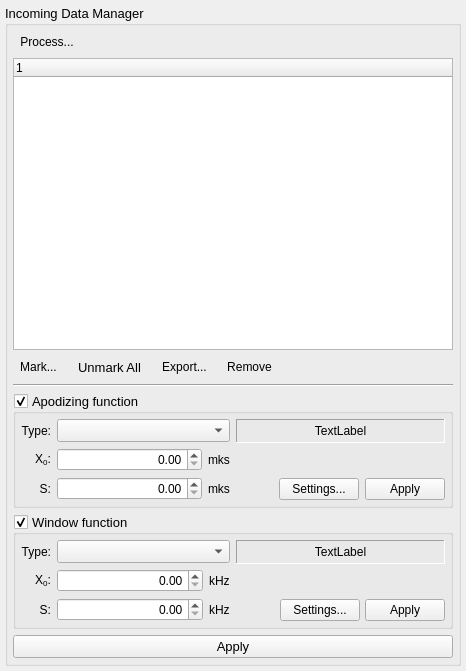
<?xml version="1.0" encoding="UTF-8"?>
<ui version="4.0">
 <class>PlottedDataManager</class>
 <widget class="QWidget" name="PlottedDataManager">
  <property name="geometry">
   <rect>
    <x>0</x>
    <y>0</y>
    <width>466</width>
    <height>671</height>
   </rect>
  </property>
  <property name="windowTitle">
   <string>Plotted Data Manager</string>
  </property>
  <layout class="QGridLayout" name="gridLayout_2">
   <property name="leftMargin">
    <number>5</number>
   </property>
   <property name="topMargin">
    <number>5</number>
   </property>
   <property name="rightMargin">
    <number>5</number>
   </property>
   <property name="bottomMargin">
    <number>5</number>
   </property>
   <item row="0" column="0">
    <widget class="QGroupBox" name="gbxDatasets">
     <property name="font">
      <font>
       <pointsize>10</pointsize>
      </font>
     </property>
     <property name="title">
      <string>Incoming Data Manager</string>
     </property>
     <property name="flat">
      <bool>false</bool>
     </property>
     <layout class="QGridLayout" name="gridLayout_4">
      <property name="leftMargin">
       <number>5</number>
      </property>
      <property name="topMargin">
       <number>5</number>
      </property>
      <property name="rightMargin">
       <number>5</number>
      </property>
      <property name="bottomMargin">
       <number>5</number>
      </property>
      <item row="4" column="0">
       <widget class="QGroupBox" name="gbxTimeWin">
        <property name="minimumSize">
         <size>
          <width>0</width>
          <height>0</height>
         </size>
        </property>
        <property name="title">
         <string>Apodizing function</string>
        </property>
        <property name="checkable">
         <bool>true</bool>
        </property>
        <property name="checked">
         <bool>true</bool>
        </property>
        <layout class="QGridLayout" name="gridLayout_6">
         <property name="leftMargin">
          <number>5</number>
         </property>
         <property name="topMargin">
          <number>5</number>
         </property>
         <property name="rightMargin">
          <number>5</number>
         </property>
         <property name="bottomMargin">
          <number>5</number>
         </property>
         <item row="0" column="0">
          <layout class="QGridLayout" name="gridLayout">
           <item row="0" column="0">
            <widget class="QLabel" name="label">
             <property name="font">
              <font>
               <pointsize>9</pointsize>
              </font>
             </property>
             <property name="text">
              <string>Type:</string>
             </property>
             <property name="alignment">
              <set>Qt::AlignRight|Qt::AlignTrailing|Qt::AlignVCenter</set>
             </property>
            </widget>
           </item>
           <item row="0" column="1">
            <widget class="QComboBox" name="cboxTypeTime">
             <property name="sizePolicy">
              <sizepolicy hsizetype="MinimumExpanding" vsizetype="Fixed">
               <horstretch>0</horstretch>
               <verstretch>0</verstretch>
              </sizepolicy>
             </property>
            </widget>
           </item>
           <item row="1" column="0">
            <widget class="QLabel" name="lblX0Time">
             <property name="font">
              <font>
               <pointsize>9</pointsize>
              </font>
             </property>
             <property name="text">
              <string>X&lt;sub&gt;0&lt;/sub&gt;:</string>
             </property>
             <property name="alignment">
              <set>Qt::AlignRight|Qt::AlignTrailing|Qt::AlignVCenter</set>
             </property>
            </widget>
           </item>
           <item row="1" column="1">
            <layout class="QHBoxLayout" name="horizontalLayout_3">
             <item>
              <widget class="QDoubleSpinBox" name="dsbxX0Time">
               <property name="sizePolicy">
                <sizepolicy hsizetype="MinimumExpanding" vsizetype="Fixed">
                 <horstretch>0</horstretch>
                 <verstretch>0</verstretch>
                </sizepolicy>
               </property>
               <property name="font">
                <font>
                 <pointsize>9</pointsize>
                </font>
               </property>
               <property name="alignment">
                <set>Qt::AlignRight|Qt::AlignTrailing|Qt::AlignVCenter</set>
               </property>
               <property name="maximum">
                <double>9999.989999999999782</double>
               </property>
              </widget>
             </item>
             <item>
              <widget class="QLabel" name="label_3">
               <property name="font">
                <font>
                 <pointsize>9</pointsize>
                </font>
               </property>
               <property name="text">
                <string>mks</string>
               </property>
              </widget>
             </item>
            </layout>
           </item>
           <item row="2" column="0">
            <widget class="QLabel" name="lblSigmaTime">
             <property name="font">
              <font>
               <pointsize>9</pointsize>
              </font>
             </property>
             <property name="text">
              <string>S:</string>
             </property>
             <property name="alignment">
              <set>Qt::AlignRight|Qt::AlignTrailing|Qt::AlignVCenter</set>
             </property>
            </widget>
           </item>
           <item row="2" column="1">
            <layout class="QHBoxLayout" name="horizontalLayout_4">
             <item>
              <widget class="QDoubleSpinBox" name="dsbxSigmaTime">
               <property name="sizePolicy">
                <sizepolicy hsizetype="MinimumExpanding" vsizetype="Fixed">
                 <horstretch>0</horstretch>
                 <verstretch>0</verstretch>
                </sizepolicy>
               </property>
               <property name="font">
                <font>
                 <pointsize>9</pointsize>
                </font>
               </property>
               <property name="alignment">
                <set>Qt::AlignRight|Qt::AlignTrailing|Qt::AlignVCenter</set>
               </property>
               <property name="maximum">
                <double>9999.989999999999782</double>
               </property>
              </widget>
             </item>
             <item>
              <widget class="QLabel" name="label_5">
               <property name="font">
                <font>
                 <pointsize>9</pointsize>
                </font>
               </property>
               <property name="text">
                <string>mks</string>
               </property>
              </widget>
             </item>
            </layout>
           </item>
          </layout>
         </item>
         <item row="0" column="1">
          <layout class="QGridLayout" name="gridLayout_5">
           <item row="2" column="0">
            <layout class="QHBoxLayout" name="horizontalLayout_5">
             <item>
              <spacer name="horizontalSpacer_3">
               <property name="orientation">
                <enum>Qt::Horizontal</enum>
               </property>
               <property name="sizeHint" stdset="0">
                <size>
                 <width>40</width>
                 <height>20</height>
                </size>
               </property>
              </spacer>
             </item>
             <item>
              <widget class="QPushButton" name="pbtSettingsTime">
               <property name="font">
                <font>
                 <pointsize>9</pointsize>
                </font>
               </property>
               <property name="text">
                <string>Settings...</string>
               </property>
               <property name="flat">
                <bool>false</bool>
               </property>
              </widget>
             </item>
             <item>
              <widget class="QPushButton" name="pbtApplyWinTime">
               <property name="font">
                <font>
                 <pointsize>9</pointsize>
                </font>
               </property>
               <property name="text">
                <string>Apply</string>
               </property>
               <property name="flat">
                <bool>false</bool>
               </property>
              </widget>
             </item>
            </layout>
           </item>
           <item row="0" column="0">
            <widget class="QLabel" name="lblTimeWinFormula">
             <property name="sizePolicy">
              <sizepolicy hsizetype="MinimumExpanding" vsizetype="Preferred">
               <horstretch>0</horstretch>
               <verstretch>0</verstretch>
              </sizepolicy>
             </property>
             <property name="font">
              <font>
               <pointsize>9</pointsize>
              </font>
             </property>
             <property name="frameShape">
              <enum>QFrame::Panel</enum>
             </property>
             <property name="frameShadow">
              <enum>QFrame::Sunken</enum>
             </property>
             <property name="text">
              <string>TextLabel</string>
             </property>
             <property name="alignment">
              <set>Qt::AlignCenter</set>
             </property>
            </widget>
           </item>
           <item row="1" column="0">
            <widget class="QLabel" name="label_7">
             <property name="text">
              <string/>
             </property>
            </widget>
           </item>
          </layout>
         </item>
        </layout>
       </widget>
      </item>
      <item row="5" column="0">
       <widget class="QGroupBox" name="gbxFreqWin">
        <property name="minimumSize">
         <size>
          <width>0</width>
          <height>0</height>
         </size>
        </property>
        <property name="title">
         <string>Window function</string>
        </property>
        <property name="checkable">
         <bool>true</bool>
        </property>
        <property name="checked">
         <bool>true</bool>
        </property>
        <layout class="QGridLayout" name="gridLayout_8">
         <property name="leftMargin">
          <number>5</number>
         </property>
         <property name="topMargin">
          <number>5</number>
         </property>
         <property name="rightMargin">
          <number>5</number>
         </property>
         <property name="bottomMargin">
          <number>5</number>
         </property>
         <item row="0" column="0">
          <layout class="QGridLayout" name="gridLayout_3">
           <item row="0" column="0">
            <widget class="QLabel" name="label_2">
             <property name="font">
              <font>
               <pointsize>9</pointsize>
              </font>
             </property>
             <property name="text">
              <string>Type:</string>
             </property>
             <property name="alignment">
              <set>Qt::AlignRight|Qt::AlignTrailing|Qt::AlignVCenter</set>
             </property>
            </widget>
           </item>
           <item row="0" column="1">
            <widget class="QComboBox" name="cboxTypeFreq">
             <property name="sizePolicy">
              <sizepolicy hsizetype="MinimumExpanding" vsizetype="Fixed">
               <horstretch>0</horstretch>
               <verstretch>0</verstretch>
              </sizepolicy>
             </property>
            </widget>
           </item>
           <item row="1" column="0">
            <widget class="QLabel" name="lblX0Freq">
             <property name="font">
              <font>
               <pointsize>9</pointsize>
              </font>
             </property>
             <property name="text">
              <string>X&lt;sub&gt;0&lt;/sub&gt;:</string>
             </property>
             <property name="alignment">
              <set>Qt::AlignRight|Qt::AlignTrailing|Qt::AlignVCenter</set>
             </property>
            </widget>
           </item>
           <item row="1" column="1">
            <layout class="QHBoxLayout" name="horizontalLayout_6">
             <item>
              <widget class="QDoubleSpinBox" name="dsbxX0Freq">
               <property name="sizePolicy">
                <sizepolicy hsizetype="MinimumExpanding" vsizetype="Fixed">
                 <horstretch>0</horstretch>
                 <verstretch>0</verstretch>
                </sizepolicy>
               </property>
               <property name="font">
                <font>
                 <pointsize>9</pointsize>
                </font>
               </property>
               <property name="alignment">
                <set>Qt::AlignRight|Qt::AlignTrailing|Qt::AlignVCenter</set>
               </property>
               <property name="maximum">
                <double>9999.989999999999782</double>
               </property>
              </widget>
             </item>
             <item>
              <widget class="QLabel" name="label_4">
               <property name="font">
                <font>
                 <pointsize>9</pointsize>
                </font>
               </property>
               <property name="text">
                <string>kHz</string>
               </property>
              </widget>
             </item>
            </layout>
           </item>
           <item row="2" column="0">
            <widget class="QLabel" name="lblSigmaFreq">
             <property name="font">
              <font>
               <pointsize>9</pointsize>
              </font>
             </property>
             <property name="text">
              <string>S:</string>
             </property>
             <property name="alignment">
              <set>Qt::AlignRight|Qt::AlignTrailing|Qt::AlignVCenter</set>
             </property>
            </widget>
           </item>
           <item row="2" column="1">
            <layout class="QHBoxLayout" name="horizontalLayout_7">
             <item>
              <widget class="QDoubleSpinBox" name="dsbxSigmaFreq">
               <property name="sizePolicy">
                <sizepolicy hsizetype="MinimumExpanding" vsizetype="Fixed">
                 <horstretch>0</horstretch>
                 <verstretch>0</verstretch>
                </sizepolicy>
               </property>
               <property name="font">
                <font>
                 <pointsize>9</pointsize>
                </font>
               </property>
               <property name="alignment">
                <set>Qt::AlignRight|Qt::AlignTrailing|Qt::AlignVCenter</set>
               </property>
               <property name="maximum">
                <double>9999.989999999999782</double>
               </property>
              </widget>
             </item>
             <item>
              <widget class="QLabel" name="label_6">
               <property name="font">
                <font>
                 <pointsize>9</pointsize>
                </font>
               </property>
               <property name="text">
                <string>kHz</string>
               </property>
              </widget>
             </item>
            </layout>
           </item>
          </layout>
         </item>
         <item row="0" column="1">
          <layout class="QGridLayout" name="gridLayout_7">
           <item row="0" column="0">
            <widget class="QLabel" name="lblFreqWinFormula">
             <property name="sizePolicy">
              <sizepolicy hsizetype="MinimumExpanding" vsizetype="Preferred">
               <horstretch>0</horstretch>
               <verstretch>0</verstretch>
              </sizepolicy>
             </property>
             <property name="font">
              <font>
               <pointsize>9</pointsize>
              </font>
             </property>
             <property name="frameShape">
              <enum>QFrame::Panel</enum>
             </property>
             <property name="frameShadow">
              <enum>QFrame::Sunken</enum>
             </property>
             <property name="text">
              <string>TextLabel</string>
             </property>
             <property name="alignment">
              <set>Qt::AlignCenter</set>
             </property>
            </widget>
           </item>
           <item row="1" column="0">
            <widget class="QLabel" name="label_8">
             <property name="text">
              <string/>
             </property>
            </widget>
           </item>
           <item row="2" column="0">
            <layout class="QHBoxLayout" name="horizontalLayout_12">
             <property name="spacing">
              <number>5</number>
             </property>
             <item>
              <spacer name="horizontalSpacer_4">
               <property name="orientation">
                <enum>Qt::Horizontal</enum>
               </property>
               <property name="sizeHint" stdset="0">
                <size>
                 <width>40</width>
                 <height>20</height>
                </size>
               </property>
              </spacer>
             </item>
             <item>
              <widget class="QPushButton" name="pbtSettingsFreq">
               <property name="font">
                <font>
                 <pointsize>9</pointsize>
                </font>
               </property>
               <property name="text">
                <string>Settings...</string>
               </property>
               <property name="flat">
                <bool>false</bool>
               </property>
              </widget>
             </item>
             <item>
              <widget class="QPushButton" name="pbtApplyWinFreq">
               <property name="font">
                <font>
                 <pointsize>9</pointsize>
                </font>
               </property>
               <property name="text">
                <string>Apply</string>
               </property>
               <property name="flat">
                <bool>false</bool>
               </property>
              </widget>
             </item>
            </layout>
           </item>
          </layout>
         </item>
        </layout>
       </widget>
      </item>
      <item row="0" column="0">
       <layout class="QHBoxLayout" name="horizontalLayout">
        <property name="spacing">
         <number>6</number>
        </property>
        <item>
         <widget class="QToolButton" name="tbtProcess">
          <property name="font">
           <font>
            <pointsize>9</pointsize>
           </font>
          </property>
          <property name="text">
           <string>Process...</string>
          </property>
          <property name="autoRaise">
           <bool>true</bool>
          </property>
         </widget>
        </item>
        <item>
         <spacer name="horizontalSpacer">
          <property name="orientation">
           <enum>Qt::Horizontal</enum>
          </property>
          <property name="sizeHint" stdset="0">
           <size>
            <width>40</width>
            <height>20</height>
           </size>
          </property>
         </spacer>
        </item>
       </layout>
      </item>
      <item row="1" column="0">
       <widget class="QTreeWidget" name="treeWidget">
        <property name="sizePolicy">
         <sizepolicy hsizetype="Expanding" vsizetype="Expanding">
          <horstretch>0</horstretch>
          <verstretch>0</verstretch>
         </sizepolicy>
        </property>
        <property name="font">
         <font>
          <pointsize>9</pointsize>
         </font>
        </property>
        <column>
         <property name="text">
          <string notr="true">1</string>
         </property>
        </column>
       </widget>
      </item>
      <item row="2" column="0">
       <layout class="QHBoxLayout" name="horizontalLayout_2">
        <item>
         <widget class="QToolButton" name="tbtMark">
          <property name="font">
           <font>
            <pointsize>9</pointsize>
           </font>
          </property>
          <property name="text">
           <string>Mark...</string>
          </property>
          <property name="autoRaise">
           <bool>true</bool>
          </property>
         </widget>
        </item>
        <item>
         <widget class="QToolButton" name="tbtUnmarkAll">
          <property name="text">
           <string>Unmark All</string>
          </property>
          <property name="autoRaise">
           <bool>true</bool>
          </property>
         </widget>
        </item>
        <item>
         <widget class="QToolButton" name="tbtExport">
          <property name="font">
           <font>
            <pointsize>9</pointsize>
           </font>
          </property>
          <property name="text">
           <string>Export...</string>
          </property>
          <property name="autoRaise">
           <bool>true</bool>
          </property>
         </widget>
        </item>
        <item>
         <widget class="QToolButton" name="tbtRemove">
          <property name="font">
           <font>
            <pointsize>9</pointsize>
           </font>
          </property>
          <property name="text">
           <string>Remove</string>
          </property>
          <property name="toolButtonStyle">
           <enum>Qt::ToolButtonTextBesideIcon</enum>
          </property>
          <property name="autoRaise">
           <bool>true</bool>
          </property>
         </widget>
        </item>
        <item>
         <spacer name="horizontalSpacer_2">
          <property name="orientation">
           <enum>Qt::Horizontal</enum>
          </property>
          <property name="sizeHint" stdset="0">
           <size>
            <width>40</width>
            <height>20</height>
           </size>
          </property>
         </spacer>
        </item>
       </layout>
      </item>
      <item row="3" column="0">
       <widget class="Line" name="line">
        <property name="orientation">
         <enum>Qt::Horizontal</enum>
        </property>
       </widget>
      </item>
      <item row="6" column="0">
       <widget class="QPushButton" name="pushButton">
        <property name="text">
         <string>Apply</string>
        </property>
       </widget>
      </item>
     </layout>
    </widget>
   </item>
  </layout>
 </widget>
 <resources/>
 <connections/>
</ui>
